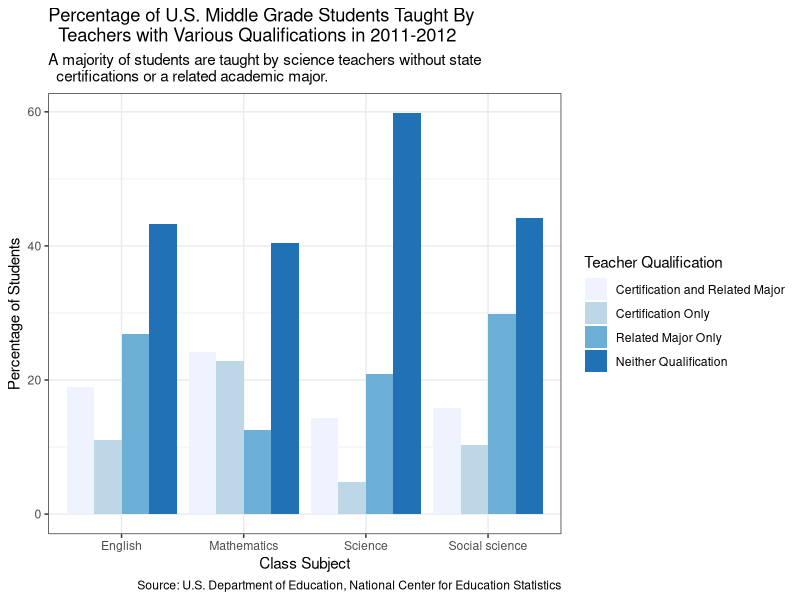

R code for this plot:
## ---- chunk 1
knitr::opts_chunk$set(echo = FALSE)
library(tidyverse)
library(readxl)
## ---- chunk 2
degrees <- read_excel("nces_data/tabn209.10.xls", skip = 3)

View(degrees)
  
  
## ---- chunk 3

# Load in certification data from SASS
certification <- read_excel("sass_data/sass1112_18042404_t2n.xlsx", skip = 3,
                            col_types = c('text', 
                                          'numeric', 
                                          'skip',
                                          'numeric', 
                                          'skip', 
                                          'numeric', 
                                          'skip', 
                                          'numeric', 
                                          'skip', 
                                          'numeric', 
                                          'skip'),
                            col_names = c('level_subject', 
                                          'cert_total', 
                                          'cert_major', 
                                          'cert_only', 
                                          'major_only', 
                                          'neither'))

# Select middle school data
ms <- certification %>%
  slice(2:6) %>%
  select(-cert_total) %>%
  pivot_longer(cols = -level_subject, 
               names_to = 'qualification', 
               values_to = 'percentage') %>%
  drop_na() %>%
  filter(level_subject != 'General elementary education')

# Plot middle school data
ggplot(ms, aes(x = level_subject, y = percentage, fill = qualification)) + 
  geom_col(position = 'dodge') + 
  scale_fill_brewer(name = 'Teacher Qualification', 
                    labels = c('Certification and Related Major',
                               'Certification Only',
                               'Related Major Only', 
                               'Neither Qualification'),
                    palette = 'Blues') + 
  theme_bw() +
  labs(title = 'Percentage of U.S. Middle Grade Students Taught By 
  Teachers with Various Qualifications in 2011-2012',
       subtitle = 'A majority of students are taught by science teachers without state 
  certifications or a related academic major.',
       x = 'Class Subject',
       y = 'Percentage of Students',
       caption = 'Source: U.S. Department of Education, National Center for Education Statistics')

hs <- certification %>%
  slice(9:12)
